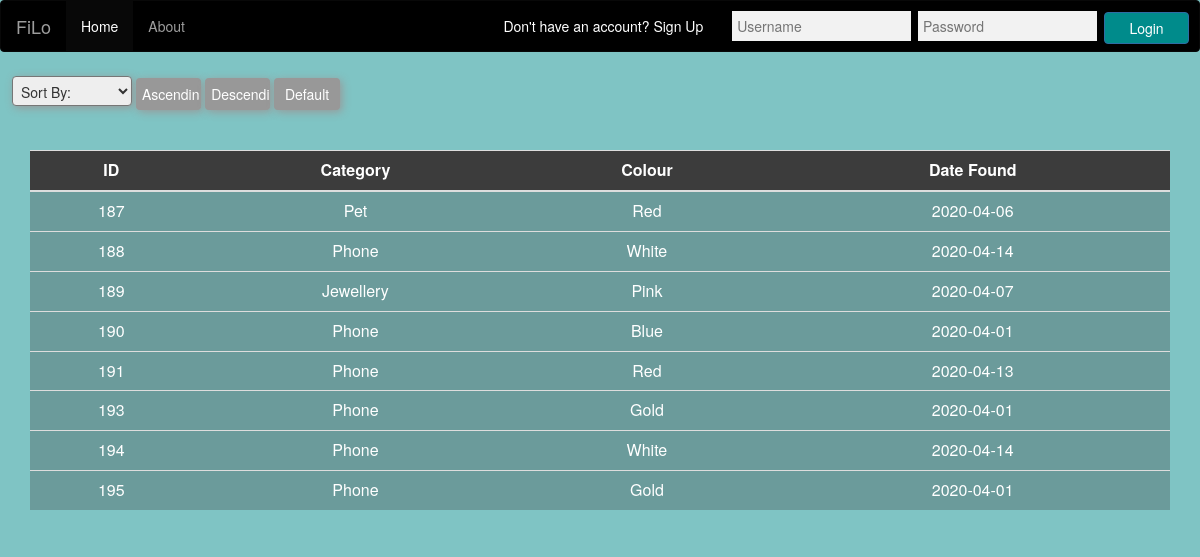
Page /InternetCoursework/index.php on the committed database.
### tables this page shows
CREATE TABLE `items` (
  `Category` varchar(10) NOT NULL,
  `Colour` varchar(10) NOT NULL,
  `Date` date NOT NULL,
  `Time` time NOT NULL,
  `Photo` varchar(500) NOT NULL,
  `Place` varchar(250) NOT NULL,
  `Description` varchar(250) NOT NULL,
  `ID` int(7) NOT NULL,
  `UserID` int(7) NOT NULL,
  `Status` int(1) NOT NULL
);

### InternetCoursework/index.php (the view, shortened to what this page needs)
<?php
include_once 'includes/dbh.php';
?>
<!DOCTYPE html>
<html>
<head>
  <link rel = "stylesheet" href= "https://maxcdn.bootstrapcdn.com/bootstrap/3.3.7/css/bootstrap.min.css">
</head>
<body style="background-color: rgba(0, 139, 139, 0.5);">
  <nav class="navbar navbar-inverse" id="navig">
    <div class="container-fluid">
      <div class="navbar-header">
        <a class="navbar-brand" href="index.php">FiLo</a>
      </div>
      <ul class="nav navbar-nav">
        <li class="active"><a href="index.php">Home</a></li>
        <li><a href="includes/about.php">About</a></li>
      </ul>
      <ul class="nav navbar-nav navbar-right" >
        <?php
        if (isset($_SESSION['Username'])){
          $user = $_SESSION['Username'];
          echo "<div class='Logout' align='right'>
          <form class='userlog' action='includes/loggedOut.php' method='POST'>";
          echo "<label id='name'><i class='glyphicon glyphicon-user'></i> Welcome $user!</label>
          <button class='btn btn-primary' type='submit' name='logout'>Logout</button>
          </form>
          </div>";
        } else {
          echo "<div class='Login'>
          <form action='includes/LoggedIn.php' method='POST'>";
          echo "<a href='includes/register.php'> Don't have an account? Sign Up</a>
          <input type='text' name='Username' placeholder='Username'>
          <input type='password' name='Password' placeholder='Password'>
          <button class='btn btn-primary' type='submit' name='login'>Login</button>
          </form>
          </div>";
        }
        ?>
      </ul>
    </div>
  </nav>
  <?php
  echo"<form action='index.php' method='post'>";
  echo "<div class ='Req'>
  <select name='sort'>
  <option value ='srt'>Sort By:</option>
  <option value='Date'>Date</option>
  <option value='Category'>Alphabetically</option>
  </select>
  <input class='btn' type='submit' name='up' value='Ascending'></input>
  <input class='btn' type='submit' name='down' value='Descending'></input>
  <input class='btn' type='submit' name='def' value='Default'></input>
  </div>
  <br><br>";
  if (isset($_POST['up'])) {
    $type = $_POST['sort'];
    if ($type == 'srt'){
      $sql = "SELECT * FROM items where status = 0";
    } else {
      $sql = "SELECT * FROM items where status = 0 ORDER BY $type ASC";
    }
  } else if (isset($_POST['def'])) {
    $sql = "SELECT * FROM items where status = 0";
  } else {
    $sql = "SELECT * FROM items where status = 0";
  }
  $result = mysqli_query($connect, $sql);
  $resultCheck = mysqli_num_rows($result);
  ?>
  <div class="container tbl">
    <table class="table table-hover">
      <tr>
        <th style="text-align:center">ID</th>
        <th style="text-align:center">Category</th>
        <th style="text-align:center">Colour</th>
        <th style="text-align:center">Date Found</th>
      </tr>
      <tbody>
        <?php
        if ($resultCheck > 0){
          while ($row = mysqli_fetch_assoc($result)){
            echo "<tr>
            <td style='text-align:center'>" .$row['ID']. "</td>
            <td style='text-align:center'>" .$row['Category']. "</td>
            <td style='text-align:center'>" .$row['Colour']. "</td>
            <td style='text-align:center'>" .$row['Date']. "</td>";
          }
        }
        ?>
      </tbody>
    </table>
  </body>
  </html>

### rows in the picture
items: ID "187", Category "Pet", Colour "Red", Date "2020-04-06"
items: ID "188", Category "Phone", Colour "White", Date "2020-04-14"
items: ID "189", Category "Jewellery", Colour "Pink", Date "2020-04-07"
items: ID "190", Category "Phone", Colour "Blue", Date "2020-04-01"
items: ID "191", Category "Phone", Colour "Red", Date "2020-04-13"
items: ID "193", Category "Phone", Colour "Gold", Date "2020-04-01"
items: ID "194", Category "Phone", Colour "White", Date "2020-04-14"
items: ID "195", Category "Phone", Colour "Gold", Date "2020-04-01"
